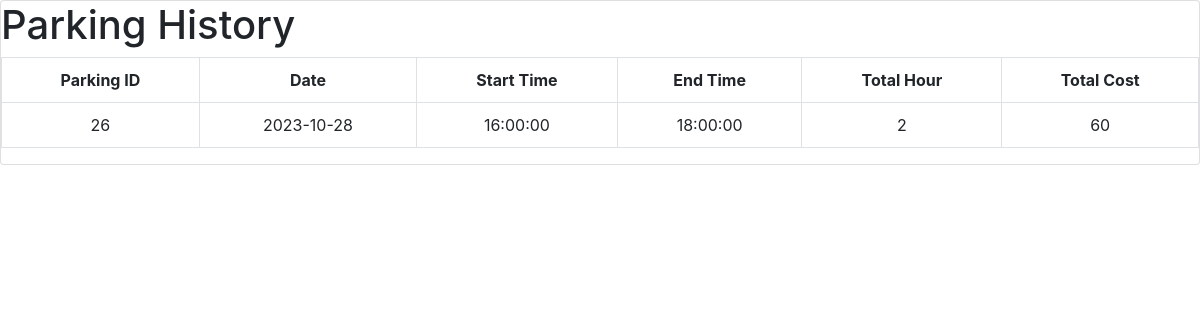
Screenshot of /PHP/history.php (signed in) with the database file from the repository.
### tables this page shows
CREATE TABLE `parkinghistory` (
  `VID` int(11) NOT NULL,
  `PID` int(11) NOT NULL,
  `Date` date NOT NULL,
  `TotalHours` int(11) NOT NULL,
  `TotalCost` int(11) NOT NULL
);

CREATE TABLE `activeparking` (
  `PID` int(11) NOT NULL,
  `Timestart` time NOT NULL,
  `Timeend` time NOT NULL,
  `Status` varchar(10) NOT NULL
);

### PHP/history.php (the view, shortened to what this page needs)
<link rel="stylesheet" href="https://cdn.jsdelivr.net/npm/bootstrap@4.1.3/dist/css/bootstrap.min.css" />
<div class="card">
  <?php
  require_once "connect.php";
  $email = $_SESSION["uemail"];
  $query = "select PID,Date,TotalHours,TotalCost from `parkinghistory` join `vehicledetails` using(VID) join `user` using(UID) where Email ='$email' ";
  $result = mysqli_query($conn, $query);
  ?>
  <h1>Parking History</h1>
  <table class="table table-bordered text-center w-100">
    <tr>
      <th>Parking ID</th>
      <th>Date</th>
      <th>Start Time</th>
      <th>End Time</th>
      <th>Total Hour</th>
      <th>Total Cost</th>
    </tr>
    <tr>
      <?php
      if ($result) {
        while ($row = mysqli_fetch_assoc($result)) {
      ?>
          <td><?php echo $row['PID']; ?></td>
          <?php
          $sql = "SELECT `Timestart`, `Timeend` FROM `activeparking` WHERE PID='" . $row['PID'] . "' AND Status='booked'";
          $result1 = mysqli_query($conn, $sql);
          $row1=mysqli_fetch_assoc($result1);
          ?>
          <td><?php echo $row['Date']; ?></td>
          <td><?php echo $row1['Timestart']; ?></td>
          <td><?php echo $row1['Timeend']; ?></td>
          <td><?php echo $row['TotalHours']; ?></td>
          <td><?php echo $row['TotalCost']; ?></td>
    </tr>
<?php
        }
      } else {
        echo 'No Data to show';
      }
?>
  </table>
</div>

### rows the page displays
parkinghistory: PID "26", Date "2023-10-28", activeparking.Timestart "16:00:00", activeparking.Timeend "18:00:00", TotalHours "2", TotalCost "60"
